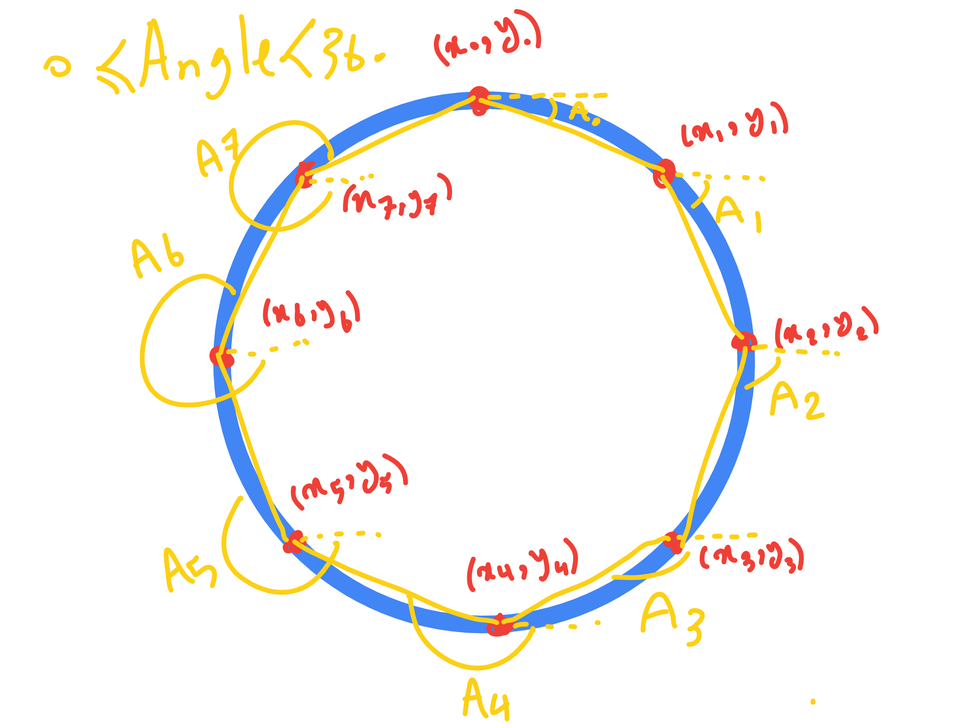
#> input picture Hidden_Markov_Model/data/angle_circle.png, 970 x 728 px, shrunk from 2410 x 1808 before the run
$ python -i create_dataset.py   (imports and definitions only)
#> lines starting #> are read from the running program, lines starting #| are printed output that depends on the picture; after the words box and inside, x2 and y2 are one past the last pixel; in counts of white or black regions, pixels touching at a corner belong together
import os
import cv2
import pathlib
import numpy as np
import yaml
import argparse
from rich import print
import utils
import tqdm

def get_sample(img_path: str, n_observations: int=8, label=-1):
#> called with img_path = 'data/angle_circle.png', n_observations = 8, label = -1
    img = cv2.imread(img_path)  # Read image
#> img is the input picture: shape (728, 970, 3); mean B, G, R 243.1, 246.1, 248.4

    gray = cv2.cvtColor(img.copy(), cv2.COLOR_BGR2GRAY) # Convert to grayscale
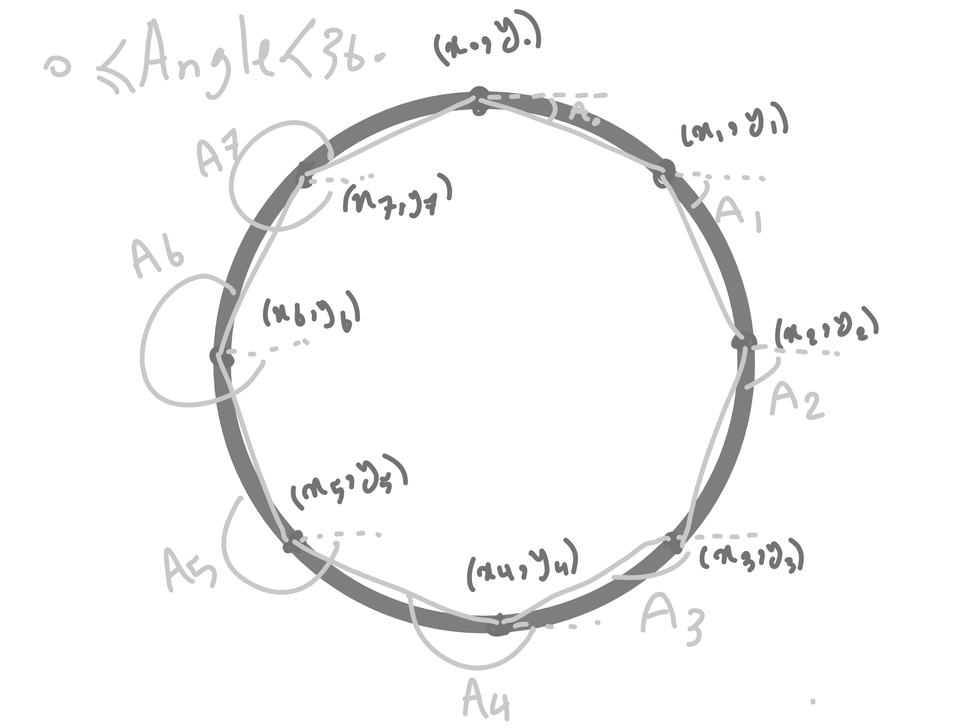
#> gray: shape (728, 970); min 99, max 255, mean 246.4

    # Setting parameter values
    t_lower = 10  # Lower Threshold
    t_upper = 250  # Upper threshold

    # Applying the Canny Edge filter
    edge = cv2.Canny(gray, t_lower, t_upper)
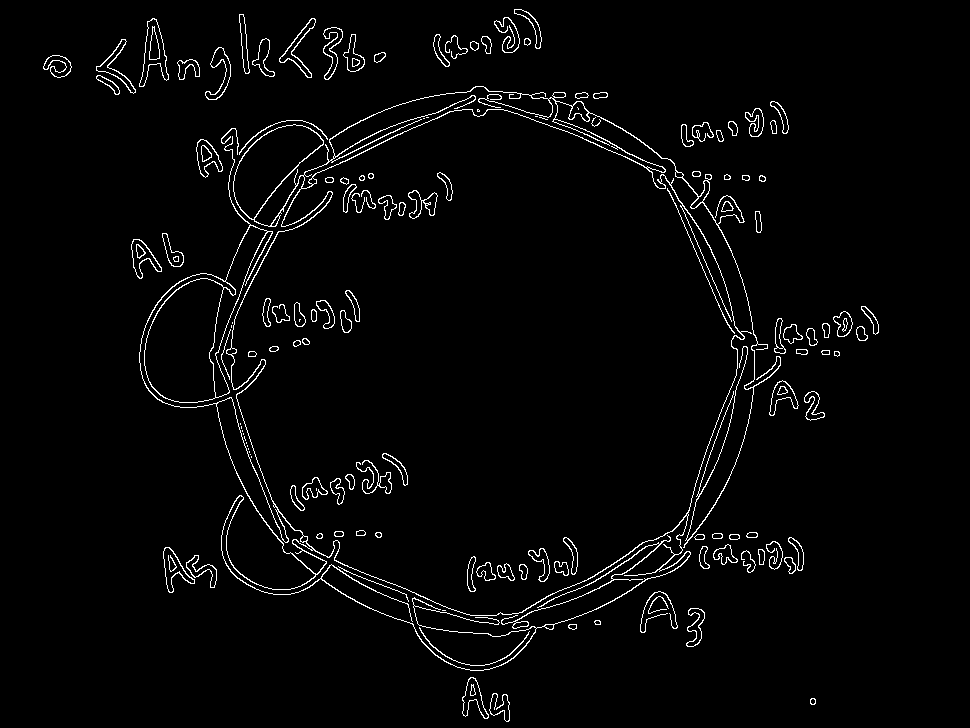
#> edge: shape (728, 970); 2.7% white in thin lines or dots, all inside (x1, y1, x2, y2) = (43, 9, 879, 722)

    # Find contours for each sample
    contours = cv2.findContours(edge, cv2.RETR_TREE, cv2.CHAIN_APPROX_NONE)
#> contours = 289 contours, 55 with area under 20; largest, box (x1, y1, x2, y2) and area: (139, 86, 781, 671) 232619, (231, 109, 745, 616) 192098, (221, 495, 691, 671) 14756, (144, 278, 224, 403) 7226, (301, 86, 666, 189) 6516
    try:
        if contours:
            contour_points = contours[0][0].reshape(-1,2)
#> contour_points = 18 rows, first 8: [811, 698], [810, 699], [810, 700], [810, 701], [810, 702], [810, 703], [811, 704], [812, 704]
            # Get index of n = n_observations points from all countour points
            point_idxs = np.linspace(0, contour_points.shape[0], n_observations+1)[:-1]
            point_idxs = list(map(int, point_idxs))
#> point_idxs = [0, 2, 4, 6, 9, 11, 13, 15]
            selected_contour_points = contour_points[point_idxs]
#> selected_contour_points = [[811, 698], [810, 700], [810, 702], [811, 704], [814, 704], [815, 702], [815, 700], [814, 698]]
    except:
        return False, None

    # #? To visualize points on sample
    # # Visualize all countour points in blue
    # # for p in contour_points:
    # #     cv2.circle(img, p, 5, (255, 0, 0), -1)

    # # Visualize all countour points in red
    # for p in selected_contour_points:
    #     cv2.circle(img, p, 5, (0, 0, 255), -1)

    # cv2.imshow('img', img)
    # # cv2.imwrite("img.png", img)
    # cv2.waitKey(0)
    # cv2.destroyAllWindows()
    return True, {"points": selected_contour_points, "label": label}


def main(args):
    with open(args.cfg, "r") as f:
        config_data = yaml.load(f, Loader=yaml.FullLoader)
    config = utils.Config(**config_data)

    points = {"train": [], "test": []}
    labels = {"train": [], "test": []}
    for class_id, class_name in enumerate(["circle", "square"]):
        for part in ["train", "test"]:
            img_path_list = [str(path) for path in pathlib.Path(config.dataset_dir).glob(f"{part}/{class_name}/*.png")]
            for img_path in tqdm.tqdm(img_path_list, desc=f"{class_name} {part} part: "):
                status, sample = get_sample(img_path=img_path, n_observations=config.n_observations)
                if status:
                    points[part].append(sample["points"])
                    labels[part].append(class_id)

    data_path = os.path.join(config.dataset_dir, "data.npz")
    np.savez(data_path,
             points_train=points["train"],
             points_test=points["test"],
             labels_train=labels["train"],
             labels_test=labels["test"],
             )


# [5 lines not run here, left out]

>>> result = get_sample('data/angle_circle.png')
